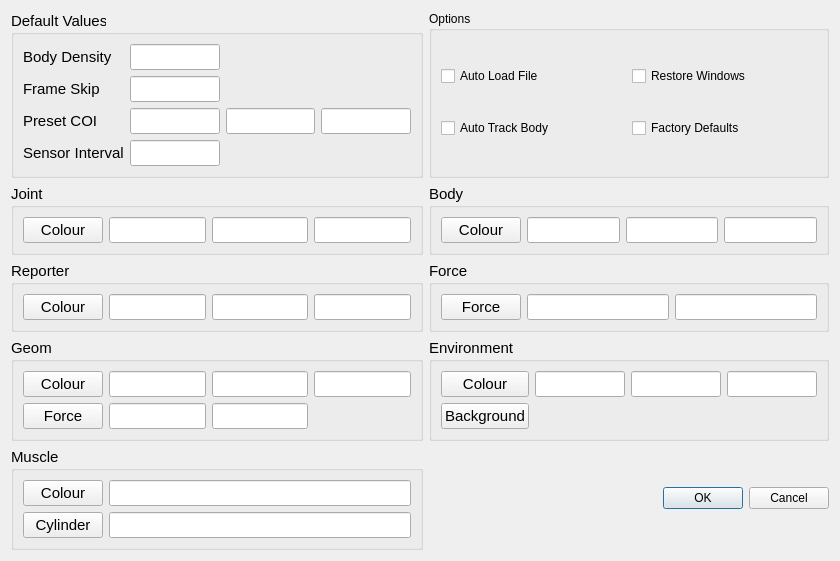
<?xml version="1.0" encoding="UTF-8"?>
<ui version="4.0">
 <class>PreferencesDialog</class>
 <widget class="QDialog" name="PreferencesDialog">
  <property name="geometry">
   <rect>
    <x>0</x>
    <y>0</y>
    <width>840</width>
    <height>556</height>
   </rect>
  </property>
  <property name="windowTitle">
   <string>Preferences</string>
  </property>
  <layout class="QGridLayout" name="gridLayout">
   <item row="6" column="1">
    <widget class="QDialogButtonBox" name="buttonBox">
     <property name="orientation">
      <enum>Qt::Horizontal</enum>
     </property>
     <property name="standardButtons">
      <set>QDialogButtonBox::Cancel|QDialogButtonBox::Ok</set>
     </property>
    </widget>
   </item>
   <item row="5" column="1">
    <widget class="QGroupBox" name="groupBox_3">
     <property name="font">
      <font>
       <pointsize>11</pointsize>
      </font>
     </property>
     <property name="title">
      <string>Environment</string>
     </property>
     <layout class="QGridLayout" name="gridLayout_4">
      <item row="0" column="0">
       <widget class="QPushButton" name="pushButtonEnvironmentColour">
        <property name="font">
         <font>
          <pointsize>11</pointsize>
         </font>
        </property>
        <property name="toolTip">
         <string>Set the colour of ENVIRONMENT class elements</string>
        </property>
        <property name="text">
         <string>Colour</string>
        </property>
        <property name="flat">
         <bool>false</bool>
        </property>
       </widget>
      </item>
      <item row="0" column="2">
       <widget class="QLineEdit" name="lineEditEnvironmentY"/>
      </item>
      <item row="0" column="3">
       <widget class="QLineEdit" name="lineEditEnvironmentZ"/>
      </item>
      <item row="0" column="1">
       <widget class="QLineEdit" name="lineEditEnvironmentX"/>
      </item>
      <item row="1" column="0">
       <widget class="QPushButton" name="pushButtonBackgroundColor">
        <property name="font">
         <font>
          <pointsize>11</pointsize>
         </font>
        </property>
        <property name="text">
         <string>Background</string>
        </property>
       </widget>
      </item>
     </layout>
    </widget>
   </item>
   <item row="4" column="1">
    <widget class="QGroupBox" name="groupBox_2">
     <property name="font">
      <font>
       <pointsize>11</pointsize>
      </font>
     </property>
     <property name="title">
      <string>Force</string>
     </property>
     <layout class="QGridLayout" name="gridLayout_2">
      <item row="0" column="0">
       <widget class="QPushButton" name="pushButtonStrapForceColour">
        <property name="font">
         <font>
          <pointsize>11</pointsize>
         </font>
        </property>
        <property name="toolTip">
         <string>Set the colour of MUSCLE force indicators</string>
        </property>
        <property name="text">
         <string>Force</string>
        </property>
        <property name="flat">
         <bool>false</bool>
        </property>
       </widget>
      </item>
      <item row="0" column="1">
       <widget class="QLineEdit" name="lineEditStrapForceRadius"/>
      </item>
      <item row="0" column="2">
       <widget class="QLineEdit" name="lineEditStrapForceScale"/>
      </item>
     </layout>
    </widget>
   </item>
   <item row="2" column="1">
    <widget class="QGroupBox" name="groupBox_4">
     <property name="font">
      <font>
       <pointsize>11</pointsize>
      </font>
     </property>
     <property name="title">
      <string>Body</string>
     </property>
     <layout class="QGridLayout" name="gridLayout_5">
      <item row="0" column="0">
       <widget class="QPushButton" name="pushButtonBodyColour">
        <property name="font">
         <font>
          <pointsize>11</pointsize>
         </font>
        </property>
        <property name="toolTip">
         <string>Set the colour of BODY class elements</string>
        </property>
        <property name="text">
         <string>Colour</string>
        </property>
        <property name="flat">
         <bool>false</bool>
        </property>
       </widget>
      </item>
      <item row="0" column="1">
       <widget class="QLineEdit" name="lineEditBodyX"/>
      </item>
      <item row="0" column="2">
       <widget class="QLineEdit" name="lineEditBodyY"/>
      </item>
      <item row="0" column="3">
       <widget class="QLineEdit" name="lineEditBodyZ"/>
      </item>
     </layout>
    </widget>
   </item>
   <item row="2" column="0">
    <widget class="QGroupBox" name="groupBox_5">
     <property name="font">
      <font>
       <pointsize>11</pointsize>
      </font>
     </property>
     <property name="title">
      <string>Joint</string>
     </property>
     <layout class="QGridLayout" name="gridLayout_6">
      <item row="0" column="0">
       <widget class="QPushButton" name="pushButtonJointColour">
        <property name="font">
         <font>
          <pointsize>11</pointsize>
         </font>
        </property>
        <property name="toolTip">
         <string>Set the colour of JOINT class elements</string>
        </property>
        <property name="text">
         <string>Colour</string>
        </property>
        <property name="flat">
         <bool>false</bool>
        </property>
       </widget>
      </item>
      <item row="0" column="1">
       <widget class="QLineEdit" name="lineEditJointX"/>
      </item>
      <item row="0" column="2">
       <widget class="QLineEdit" name="lineEditJointY"/>
      </item>
      <item row="0" column="3">
       <widget class="QLineEdit" name="lineEditJointZ"/>
      </item>
     </layout>
    </widget>
   </item>
   <item row="0" column="0">
    <widget class="QGroupBox" name="groupBox">
     <property name="font">
      <font>
       <pointsize>11</pointsize>
      </font>
     </property>
     <property name="title">
      <string>Default Values</string>
     </property>
     <layout class="QGridLayout" name="gridLayout_10">
      <item row="2" column="3">
       <widget class="QLineEdit" name="lineEditPresetCOIY"/>
      </item>
      <item row="0" column="2">
       <widget class="QLineEdit" name="lineEditBodyDensity"/>
      </item>
      <item row="0" column="1">
       <widget class="QLabel" name="label">
        <property name="font">
         <font>
          <pointsize>11</pointsize>
         </font>
        </property>
        <property name="text">
         <string>Body Density</string>
        </property>
       </widget>
      </item>
      <item row="1" column="1">
       <widget class="QLabel" name="label_2">
        <property name="font">
         <font>
          <pointsize>11</pointsize>
         </font>
        </property>
        <property name="text">
         <string>Frame Skip</string>
        </property>
       </widget>
      </item>
      <item row="1" column="2">
       <widget class="QLineEdit" name="lineEditFrameSkip"/>
      </item>
      <item row="2" column="2">
       <widget class="QLineEdit" name="lineEditPresetCOIX"/>
      </item>
      <item row="2" column="1">
       <widget class="QLabel" name="label_3">
        <property name="font">
         <font>
          <pointsize>11</pointsize>
         </font>
        </property>
        <property name="text">
         <string>Preset COI</string>
        </property>
       </widget>
      </item>
      <item row="2" column="4">
       <widget class="QLineEdit" name="lineEditPresetCOIZ"/>
      </item>
      <item row="3" column="1">
       <widget class="QLabel" name="label_6">
        <property name="font">
         <font>
          <pointsize>11</pointsize>
         </font>
        </property>
        <property name="text">
         <string>Sensor Interval</string>
        </property>
       </widget>
      </item>
      <item row="3" column="2">
       <widget class="QLineEdit" name="lineEditSensorInterval"/>
      </item>
     </layout>
    </widget>
   </item>
   <item row="6" column="0">
    <widget class="QGroupBox" name="groupBox_8">
     <property name="font">
      <font>
       <pointsize>11</pointsize>
      </font>
     </property>
     <property name="title">
      <string>Muscle</string>
     </property>
     <layout class="QGridLayout" name="gridLayout_9">
      <item row="0" column="0">
       <widget class="QPushButton" name="pushButtonStrapColour">
        <property name="font">
         <font>
          <pointsize>11</pointsize>
         </font>
        </property>
        <property name="toolTip">
         <string>Set the colour of MUSCLE class elements straps</string>
        </property>
        <property name="text">
         <string>Colour</string>
        </property>
        <property name="flat">
         <bool>false</bool>
        </property>
       </widget>
      </item>
      <item row="0" column="1">
       <widget class="QLineEdit" name="lineEditStrapRadius"/>
      </item>
      <item row="1" column="0">
       <widget class="QPushButton" name="pushButtonStrapCylinderColour">
        <property name="font">
         <font>
          <pointsize>11</pointsize>
         </font>
        </property>
        <property name="toolTip">
         <string>Set the colour of MUSCLE class elements cylinders</string>
        </property>
        <property name="text">
         <string>Cylinder</string>
        </property>
        <property name="flat">
         <bool>false</bool>
        </property>
       </widget>
      </item>
      <item row="1" column="1">
       <widget class="QLineEdit" name="lineEditStrapCylinderLength"/>
      </item>
     </layout>
    </widget>
   </item>
   <item row="5" column="0">
    <widget class="QGroupBox" name="groupBox_7">
     <property name="font">
      <font>
       <pointsize>11</pointsize>
      </font>
     </property>
     <property name="title">
      <string>Geom</string>
     </property>
     <layout class="QGridLayout" name="gridLayout_8">
      <item row="0" column="0">
       <widget class="QPushButton" name="pushButtonGeomColour">
        <property name="font">
         <font>
          <pointsize>11</pointsize>
         </font>
        </property>
        <property name="toolTip">
         <string>Set the colour of GEOM class elements</string>
        </property>
        <property name="text">
         <string>Colour</string>
        </property>
        <property name="flat">
         <bool>false</bool>
        </property>
       </widget>
      </item>
      <item row="0" column="1">
       <widget class="QLineEdit" name="lineEditGeomX"/>
      </item>
      <item row="0" column="2">
       <widget class="QLineEdit" name="lineEditGeomY"/>
      </item>
      <item row="0" column="3">
       <widget class="QLineEdit" name="lineEditGeomZ"/>
      </item>
      <item row="1" column="0">
       <widget class="QPushButton" name="pushButtonGeomForceColour">
        <property name="font">
         <font>
          <pointsize>11</pointsize>
         </font>
        </property>
        <property name="toolTip">
         <string>Set the colour of GEOM force indicator</string>
        </property>
        <property name="text">
         <string>Force</string>
        </property>
        <property name="flat">
         <bool>false</bool>
        </property>
       </widget>
      </item>
      <item row="1" column="1">
       <widget class="QLineEdit" name="lineEditGeomForceRadius"/>
      </item>
      <item row="1" column="2">
       <widget class="QLineEdit" name="lineEditGeomForceScale"/>
      </item>
     </layout>
    </widget>
   </item>
   <item row="4" column="0">
    <widget class="QGroupBox" name="groupBox_6">
     <property name="font">
      <font>
       <pointsize>11</pointsize>
      </font>
     </property>
     <property name="title">
      <string>Reporter</string>
     </property>
     <layout class="QGridLayout" name="gridLayout_7">
      <item row="0" column="0">
       <widget class="QPushButton" name="pushButtonReporterColour">
        <property name="font">
         <font>
          <pointsize>11</pointsize>
         </font>
        </property>
        <property name="toolTip">
         <string>Set the colour of JOINT class elements</string>
        </property>
        <property name="text">
         <string>Colour</string>
        </property>
        <property name="flat">
         <bool>false</bool>
        </property>
       </widget>
      </item>
      <item row="0" column="1">
       <widget class="QLineEdit" name="lineEditReporterX"/>
      </item>
      <item row="0" column="2">
       <widget class="QLineEdit" name="lineEditReporterY"/>
      </item>
      <item row="0" column="3">
       <widget class="QLineEdit" name="lineEditReporterZ"/>
      </item>
     </layout>
    </widget>
   </item>
   <item row="0" column="1">
    <widget class="QGroupBox" name="groupBox_9">
     <property name="title">
      <string>Options</string>
     </property>
     <layout class="QGridLayout" name="gridLayout_3">
      <item row="0" column="0">
       <widget class="QCheckBox" name="checkBoxAutoLoad">
        <property name="text">
         <string>Auto Load File</string>
        </property>
       </widget>
      </item>
      <item row="0" column="1">
       <widget class="QCheckBox" name="checkBoxRestoreWindows">
        <property name="text">
         <string>Restore Windows</string>
        </property>
       </widget>
      </item>
      <item row="1" column="0">
       <widget class="QCheckBox" name="checkBoxAutoTrack">
        <property name="text">
         <string>Auto Track Body</string>
        </property>
       </widget>
      </item>
      <item row="1" column="1">
       <widget class="QCheckBox" name="checkBoxFactoryDefaults">
        <property name="text">
         <string>Factory Defaults</string>
        </property>
       </widget>
      </item>
     </layout>
    </widget>
   </item>
  </layout>
 </widget>
 <resources/>
 <connections>
  <connection>
   <sender>buttonBox</sender>
   <signal>accepted()</signal>
   <receiver>PreferencesDialog</receiver>
   <slot>accept()</slot>
   <hints>
    <hint type="sourcelabel">
     <x>138</x>
     <y>320</y>
    </hint>
    <hint type="destinationlabel">
     <x>157</x>
     <y>274</y>
    </hint>
   </hints>
  </connection>
  <connection>
   <sender>buttonBox</sender>
   <signal>rejected()</signal>
   <receiver>PreferencesDialog</receiver>
   <slot>reject()</slot>
   <hints>
    <hint type="sourcelabel">
     <x>206</x>
     <y>320</y>
    </hint>
    <hint type="destinationlabel">
     <x>286</x>
     <y>274</y>
    </hint>
   </hints>
  </connection>
 </connections>
 <designerdata>
  <property name="gridDeltaX">
   <number>10</number>
  </property>
  <property name="gridDeltaY">
   <number>10</number>
  </property>
  <property name="gridSnapX">
   <bool>true</bool>
  </property>
  <property name="gridSnapY">
   <bool>true</bool>
  </property>
  <property name="gridVisible">
   <bool>true</bool>
  </property>
 </designerdata>
</ui>
